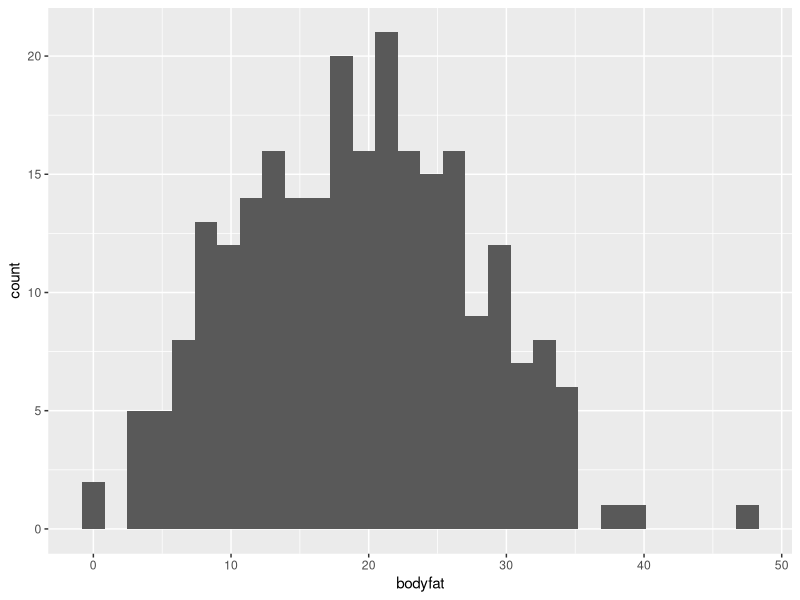
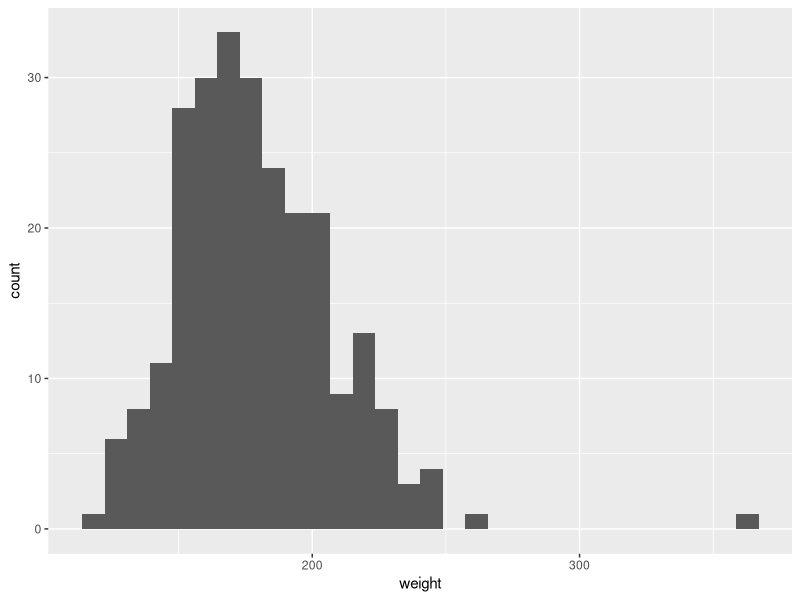
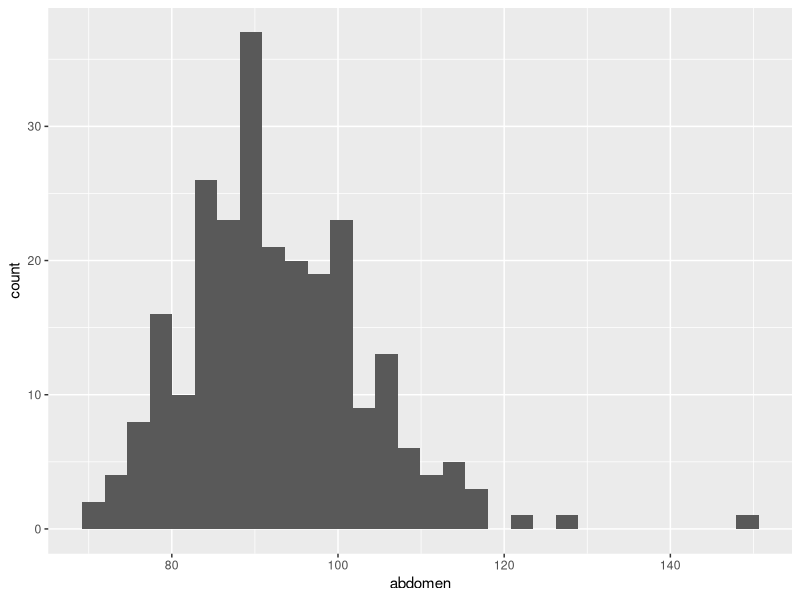
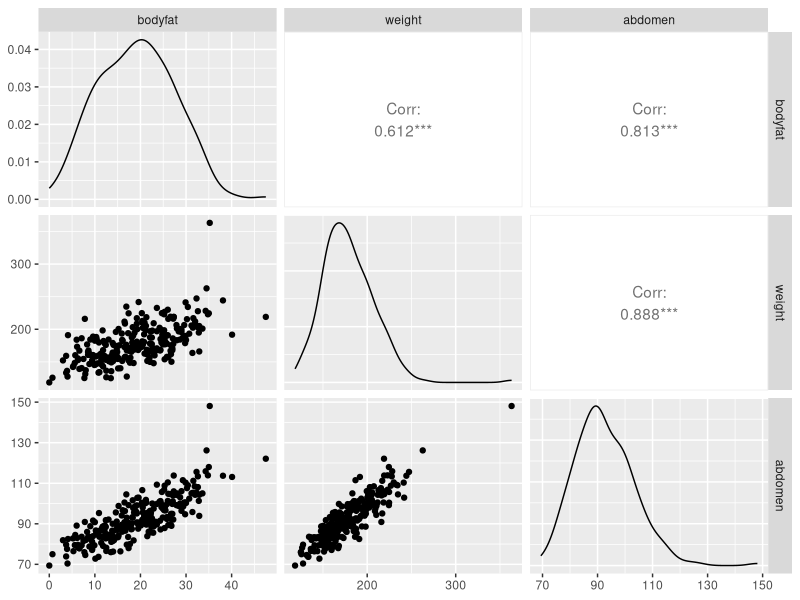
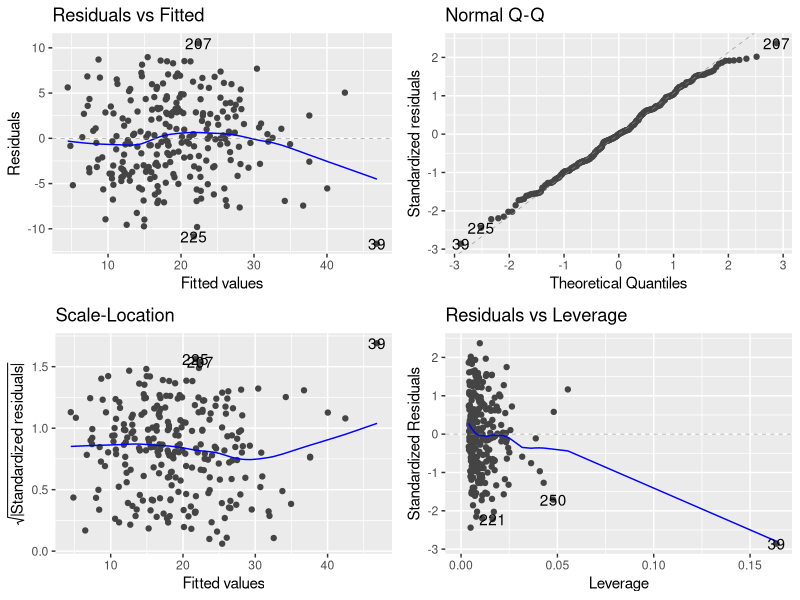
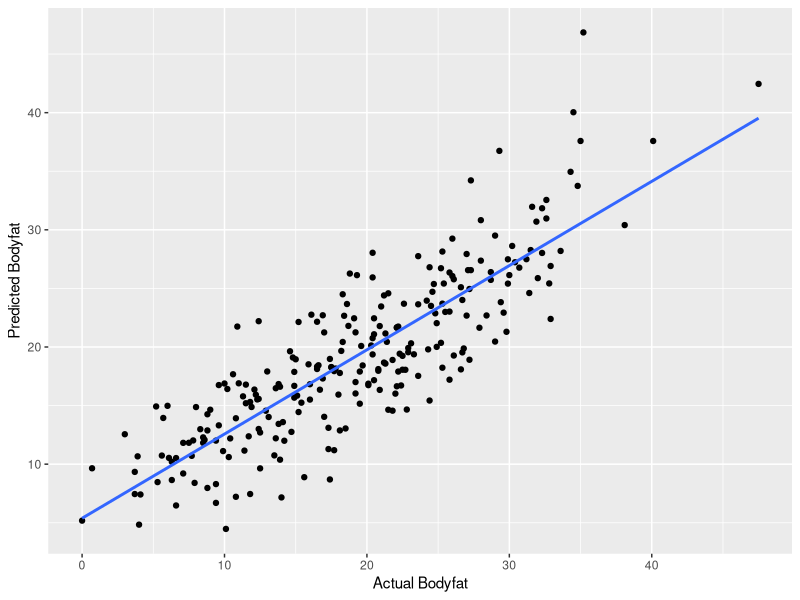
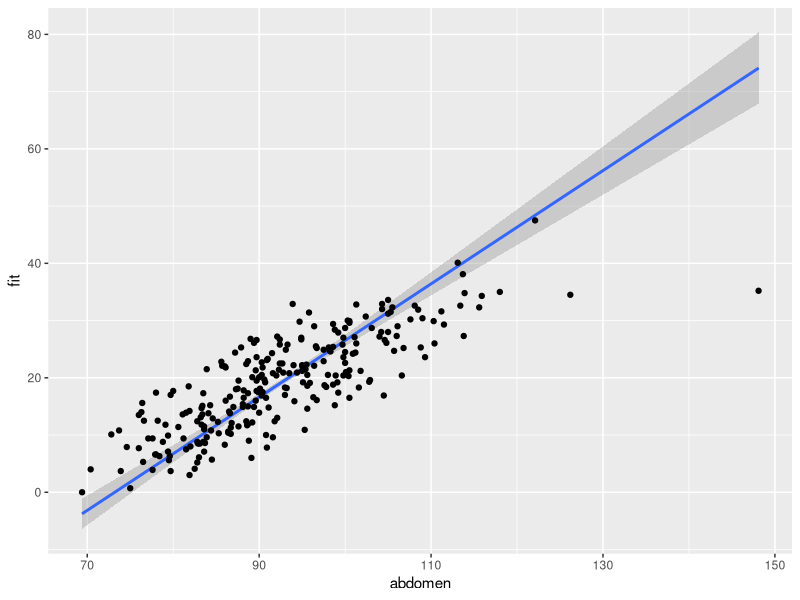

Recreate these plots in R, in order. (Note: this script raises an error after producing the figures.)
## ---- chunk 1
# Load necessary libraries
library(tidyverse)
library(ggfortify)
library(GGally)
## ---- chunk 2

# Load data
dd <- read_delim('00-data/bodyfat.txt', '\t', escape_double = FALSE, trim_ws = TRUE, show_col_types = FALSE)

# Select only three columns
dd <- select(dd, bodyfat, weight, abdomen)
## ---- chunk 3

# Plot histograms of each variable
ggplot(dd) + 
  geom_histogram(aes(x = bodyfat))
  
ggplot(dd) + 
  geom_histogram(aes(x = weight))
  
ggplot(dd) + 
  geom_histogram(aes(x = abdomen))
## ---- chunk 4

# Visualize pairwise relationships
ggpairs(dd)

# Linear Regression Model
m1 <- lm(bodyfat ~ weight + abdomen, data = dd)
## ---- chunk 5

# Visualize residuals
autoplot(m1)

# Summary of the model
summary(m1)
## ---- chunk 6

# Confidence intervals for coefficients
confint(m1)
## ---- chunk 7

# Predicted values and residuals
predicted_values <- predict(m1)
fitted_values <- fitted(m1)

# Visualize predicted vs. actual values
ggplot(data.frame(predicted = predicted_values, actual = dd$bodyfat), 
       aes(x = actual, y = predicted)) +
  geom_point() +
  geom_smooth(method = "lm", se = FALSE) +
  labs(x = "Actual Bodyfat", y = "Predicted Bodyfat")
## ---- chunk 8

# Generate new data for visualization
new_data <- expand.grid(weight = mean(dd$weight),
                        abdomen = seq(min(dd$abdomen), max(dd$abdomen), length = 100))

# Predictions with new data
predictions <- predict(m1, newdata = new_data, interval = 'confidence')
predictions_df <- cbind(new_data, predictions)

# Visualize predicted bodyfat vs. abdomen
ggplot(predictions_df) + 
  geom_line(aes(x = abdomen, y = fit)) +
  geom_smooth(mapping = aes(x = abdomen, y = fit, ymin = lwr, ymax = upr),
              stat = 'identity') +
  geom_point(data = dd, aes(x = abdomen, y = bodyfat))
## ---- chunk 9

# Create models for comparison
m_both <- lm(bodyfat ~ weight + abdomen, data = dd)
m_weight <- lm(bodyfat ~ weight, data = dd)
m_abdomen <- lm(bodyfat ~ abdomen, data = dd)

# Calculate adjusted R-squared values
r2both <- summary(m_both)$adj.r.squared
r2weight <- summary(m_weight)$adj.r.squared
r2abdomen <- summary(m_abdomen)$adj.r.squared

# Calculate unique variance for each variable
r2_ua <- r2both - r2weight
r2_uw <- r2both - r2abdomen

# Calculate shared explanatory power
r2_shared <- r2both - r2_ua - r2_uw

r2 <- c(r2_ua, r2_uw, r2_shared)
names(r2) <- c("abdomen only", "weight only", "shared")
print(r2)
## ---- chunk 10

# Mutate variables for scaling
dd <- mutate(dd, scaled_abdomen = scale(abdomen), scaled_weight = scale(weight))

# Build model with scaled variables
m_scaled <- lm(bodyfat ~ scaled_abdomen + scaled_weight, data = dd)

# Compare scaled model with original model
summary(m_scaled)
summary(m_both)
## ---- chunk 11

# Use broom package for model summaries
library(broom)
tidy(m_scaled)
augment(m_scaled)
glance(m_scaled)
## ---- chunk 12

# Mutate additional variables for scaling
dd <- mutate(dd, scaled_wrist = scale(wrist), scaled_ankle = scale(ankle), 
             scaled_height = scale(height))

# Build model with additional scaled variables
m <- lm(bodyfat ~ scaled_height + scaled_ankle + scaled_wrist + scaled_abdomen + scaled_weight, data = dd)

# Extract coefficient information
td <- tidy(m, conf.int = TRUE)

# Visualize coefficients
ggplot(td, aes(estimate, term)) +
  geom_point() +
  geom_errorbar(mapping = aes(xmin = conf.low, xmax = conf.high), width = 0.1 )
